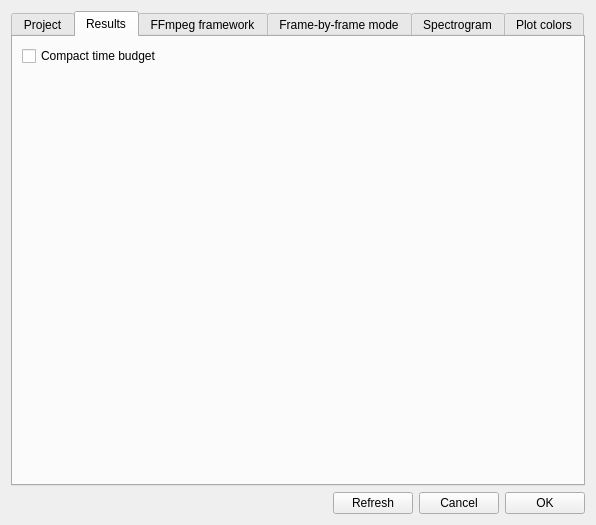
<?xml version="1.0" encoding="UTF-8"?>
<ui version="4.0">
 <class>prefDialog</class>
 <widget class="QDialog" name="prefDialog">
  <property name="windowModality">
   <enum>Qt::WindowModal</enum>
  </property>
  <property name="geometry">
   <rect>
    <x>0</x>
    <y>0</y>
    <width>596</width>
    <height>525</height>
   </rect>
  </property>
  <property name="windowTitle">
   <string>Preferences</string>
  </property>
  <layout class="QVBoxLayout" name="verticalLayout_5">
   <item>
    <layout class="QVBoxLayout" name="verticalLayout_2">
     <item>
      <widget class="QTabWidget" name="tabWidget">
       <property name="currentIndex">
        <number>1</number>
       </property>
       <widget class="QWidget" name="tab">
        <attribute name="title">
         <string>Project</string>
        </attribute>
        <layout class="QVBoxLayout" name="verticalLayout">
         <item>
          <layout class="QFormLayout" name="formLayout">
           <item row="0" column="0">
            <widget class="QLabel" name="label">
             <property name="text">
              <string>Default project time format</string>
             </property>
            </widget>
           </item>
           <item row="0" column="1">
            <widget class="QComboBox" name="cbTimeFormat">
             <item>
              <property name="text">
               <string>seconds</string>
              </property>
             </item>
             <item>
              <property name="text">
               <string>hh:mm:ss.mss</string>
              </property>
             </item>
            </widget>
           </item>
           <item row="1" column="0">
            <widget class="QLabel" name="label_4">
             <property name="text">
              <string>Fast forward/backward speed (seconds)</string>
             </property>
            </widget>
           </item>
           <item row="1" column="1">
            <widget class="QSpinBox" name="sbffSpeed">
             <property name="minimum">
              <number>0</number>
             </property>
             <property name="maximum">
              <number>10000</number>
             </property>
             <property name="value">
              <number>10</number>
             </property>
            </widget>
           </item>
           <item row="2" column="0">
            <widget class="QLabel" name="label_2">
             <property name="text">
              <string>Time offset for video/audio reposition (seconds)</string>
             </property>
            </widget>
           </item>
           <item row="2" column="1">
            <widget class="QSpinBox" name="sbRepositionTimeOffset">
             <property name="minimum">
              <number>-10000</number>
             </property>
             <property name="maximum">
              <number>10000</number>
             </property>
             <property name="value">
              <number>-3</number>
             </property>
            </widget>
           </item>
           <item row="3" column="0">
            <widget class="QLabel" name="label_5">
             <property name="text">
              <string>Playback speed step value</string>
             </property>
            </widget>
           </item>
           <item row="3" column="1">
            <widget class="QDoubleSpinBox" name="sbSpeedStep">
             <property name="decimals">
              <number>1</number>
             </property>
             <property name="minimum">
              <double>0.100000000000000</double>
             </property>
             <property name="maximum">
              <double>1.000000000000000</double>
             </property>
             <property name="singleStep">
              <double>0.100000000000000</double>
             </property>
             <property name="value">
              <double>0.100000000000000</double>
             </property>
            </widget>
           </item>
           <item row="4" column="0">
            <widget class="QLabel" name="label_6">
             <property name="text">
              <string>Auto-save project every (minutes)</string>
             </property>
            </widget>
           </item>
           <item row="4" column="1">
            <widget class="QSpinBox" name="sbAutomaticBackup">
             <property name="minimum">
              <number>-10000</number>
             </property>
             <property name="maximum">
              <number>10000</number>
             </property>
             <property name="value">
              <number>10</number>
             </property>
            </widget>
           </item>
           <item row="5" column="0">
            <widget class="QLabel" name="label_3">
             <property name="text">
              <string>Separator for behavioural strings (events export)</string>
             </property>
            </widget>
           </item>
           <item row="5" column="1">
            <widget class="QLineEdit" name="leSeparator">
             <property name="text">
              <string>|</string>
             </property>
            </widget>
           </item>
           <item row="6" column="0">
            <widget class="QCheckBox" name="cbCloseSameEvent">
             <property name="text">
              <string>Close the same current event independently of modifiers</string>
             </property>
            </widget>
           </item>
           <item row="7" column="0">
            <widget class="QCheckBox" name="cbConfirmSound">
             <property name="text">
              <string>Play sound when a key is pressed</string>
             </property>
            </widget>
           </item>
           <item row="8" column="0">
            <widget class="QLabel" name="label_8">
             <property name="text">
              <string>Beep every (seconds)</string>
             </property>
            </widget>
           </item>
           <item row="8" column="1">
            <widget class="QSpinBox" name="sbBeepEvery"/>
           </item>
           <item row="9" column="0">
            <widget class="QCheckBox" name="cbAlertNoFocalSubject">
             <property name="text">
              <string>Alert if focal subject is not set</string>
             </property>
            </widget>
           </item>
           <item row="10" column="0">
            <widget class="QCheckBox" name="cbTrackingCursorAboveEvent">
             <property name="text">
              <string>Tracking cursor above current event</string>
             </property>
            </widget>
           </item>
           <item row="11" column="0">
            <widget class="QCheckBox" name="cbCheckForNewVersion">
             <property name="text">
              <string>Check for new version and news</string>
             </property>
            </widget>
           </item>
           <item row="13" column="0">
            <widget class="QCheckBox" name="cb_pause_before_addevent">
             <property name="text">
              <string>Pause media before &quot;Add event&quot; command</string>
             </property>
            </widget>
           </item>
           <item row="12" column="0">
            <widget class="QCheckBox" name="cb_display_subtitles">
             <property name="text">
              <string>Display subtitles</string>
             </property>
            </widget>
           </item>
          </layout>
         </item>
        </layout>
       </widget>
       <widget class="QWidget" name="tab_results">
        <attribute name="title">
         <string>Results</string>
        </attribute>
        <layout class="QVBoxLayout" name="verticalLayout_7">
         <item>
          <widget class="QCheckBox" name="cb_compact_time_budget">
           <property name="text">
            <string>Compact time budget</string>
           </property>
          </widget>
         </item>
         <item>
          <spacer name="verticalSpacer_4">
           <property name="orientation">
            <enum>Qt::Vertical</enum>
           </property>
           <property name="sizeHint" stdset="0">
            <size>
             <width>20</width>
             <height>391</height>
            </size>
           </property>
          </spacer>
         </item>
        </layout>
       </widget>
       <widget class="QWidget" name="tab_2">
        <attribute name="title">
         <string>FFmpeg framework</string>
        </attribute>
        <layout class="QVBoxLayout" name="verticalLayout_4">
         <item>
          <layout class="QVBoxLayout" name="verticalLayout_3">
           <item>
            <widget class="QLabel" name="lbFFmpegPath">
             <property name="text">
              <string>FFmpeg path:</string>
             </property>
             <property name="scaledContents">
              <bool>false</bool>
             </property>
             <property name="wordWrap">
              <bool>true</bool>
             </property>
            </widget>
           </item>
           <item>
            <layout class="QHBoxLayout" name="horizontalLayout"/>
           </item>
           <item>
            <layout class="QHBoxLayout" name="horizontalLayout_3">
             <item>
              <widget class="QLabel" name="lbFFmpegCacheDir">
               <property name="text">
                <string>FFmpeg cache directory</string>
               </property>
              </widget>
             </item>
             <item>
              <widget class="QLineEdit" name="leFFmpegCacheDir"/>
             </item>
             <item>
              <widget class="QPushButton" name="pbBrowseFFmpegCacheDir">
               <property name="text">
                <string>...</string>
               </property>
              </widget>
             </item>
            </layout>
           </item>
           <item>
            <layout class="QHBoxLayout" name="horizontalLayout_4">
             <item>
              <widget class="QLabel" name="lbFFmpegCacheDirMaxSize">
               <property name="text">
                <string>FFmpeg cache directory max size (Mb)</string>
               </property>
              </widget>
             </item>
             <item>
              <widget class="QSpinBox" name="sbFFmpegCacheDirMaxSize">
               <property name="maximum">
                <number>10000</number>
               </property>
               <property name="singleStep">
                <number>10</number>
               </property>
              </widget>
             </item>
            </layout>
           </item>
           <item>
            <spacer name="verticalSpacer">
             <property name="orientation">
              <enum>Qt::Vertical</enum>
             </property>
             <property name="sizeHint" stdset="0">
              <size>
               <width>20</width>
               <height>40</height>
              </size>
             </property>
            </spacer>
           </item>
          </layout>
         </item>
        </layout>
       </widget>
       <widget class="QWidget" name="tab_3">
        <attribute name="title">
         <string>Frame-by-frame mode</string>
        </attribute>
        <layout class="QVBoxLayout" name="verticalLayout_6">
         <item>
          <layout class="QHBoxLayout" name="horizontalLayout_9">
           <item>
            <widget class="QLabel" name="lb_cache_size">
             <property name="enabled">
              <bool>true</bool>
             </property>
             <property name="text">
              <string>Cache size (in seconds)</string>
             </property>
            </widget>
           </item>
           <item>
            <widget class="QSpinBox" name="sb_fbf_cache_size">
             <property name="enabled">
              <bool>true</bool>
             </property>
             <property name="minimum">
              <number>1</number>
             </property>
             <property name="maximum">
              <number>3600</number>
             </property>
            </widget>
           </item>
          </layout>
         </item>
         <item>
          <layout class="QHBoxLayout" name="horizontalLayout_5">
           <item>
            <widget class="QLabel" name="lb_resize_frame">
             <property name="enabled">
              <bool>true</bool>
             </property>
             <property name="text">
              <string>Resize frame (horizontal number of pixels). 0 for no resizing</string>
             </property>
             <property name="wordWrap">
              <bool>true</bool>
             </property>
            </widget>
           </item>
           <item>
            <widget class="QSpinBox" name="sbFrameResize">
             <property name="enabled">
              <bool>true</bool>
             </property>
             <property name="maximum">
              <number>1920</number>
             </property>
             <property name="singleStep">
              <number>10</number>
             </property>
            </widget>
           </item>
          </layout>
         </item>
         <item>
          <widget class="QRadioButton" name="rb_save_frames_in_mem">
           <property name="enabled">
            <bool>false</bool>
           </property>
           <property name="text">
            <string>Save frames in memory</string>
           </property>
           <property name="checked">
            <bool>true</bool>
           </property>
          </widget>
         </item>
         <item>
          <layout class="QHBoxLayout" name="horizontalLayout_6">
           <item>
            <widget class="QLabel" name="lb_memory_frames">
             <property name="enabled">
              <bool>false</bool>
             </property>
             <property name="text">
              <string>Maximum amount of memory</string>
             </property>
            </widget>
           </item>
           <item>
            <widget class="QSpinBox" name="sb_frames_memory_size">
             <property name="enabled">
              <bool>false</bool>
             </property>
             <property name="minimum">
              <number>5</number>
             </property>
             <property name="maximum">
              <number>100</number>
             </property>
             <property name="singleStep">
              <number>5</number>
             </property>
             <property name="value">
              <number>80</number>
             </property>
            </widget>
           </item>
           <item>
            <widget class="QLabel" name="lb_percent_total_memory">
             <property name="enabled">
              <bool>false</bool>
             </property>
             <property name="text">
              <string>% of total memory</string>
             </property>
            </widget>
           </item>
          </layout>
         </item>
         <item>
          <widget class="QLabel" name="lb_memory_in_use">
           <property name="enabled">
            <bool>false</bool>
           </property>
           <property name="text">
            <string>Memory in use</string>
           </property>
          </widget>
         </item>
         <item>
          <widget class="QRadioButton" name="rb_save_frames_on_disk">
           <property name="text">
            <string>Save frames on disk</string>
           </property>
          </widget>
         </item>
         <item>
          <layout class="QHBoxLayout" name="horizontalLayout_8">
           <item>
            <widget class="QLabel" name="lb_bitmap_quality">
             <property name="enabled">
              <bool>false</bool>
             </property>
             <property name="text">
              <string>Frame bitmap format (JPG: Low quality  PNG: High quality)</string>
             </property>
            </widget>
           </item>
           <item>
            <widget class="QComboBox" name="cbFrameBitmapFormat">
             <property name="enabled">
              <bool>false</bool>
             </property>
             <item>
              <property name="text">
               <string>JPG</string>
              </property>
             </item>
             <item>
              <property name="text">
               <string>PNG</string>
              </property>
             </item>
            </widget>
           </item>
          </layout>
         </item>
         <item>
          <widget class="QLabel" name="lb_storage_dir">
           <property name="enabled">
            <bool>false</bool>
           </property>
           <property name="text">
            <string>The cache directory of FFmpeg framework will be used for the frames storage</string>
           </property>
          </widget>
         </item>
         <item>
          <spacer name="verticalSpacer_2">
           <property name="orientation">
            <enum>Qt::Vertical</enum>
           </property>
           <property name="sizeHint" stdset="0">
            <size>
             <width>20</width>
             <height>40</height>
            </size>
           </property>
          </spacer>
         </item>
        </layout>
       </widget>
       <widget class="QWidget" name="tab_4">
        <attribute name="title">
         <string>Spectrogram</string>
        </attribute>
        <layout class="QVBoxLayout" name="verticalLayout_8">
         <item>
          <layout class="QHBoxLayout" name="horizontalLayout_7">
           <item>
            <widget class="QLabel" name="label_7">
             <property name="text">
              <string>Color map</string>
             </property>
            </widget>
           </item>
           <item>
            <widget class="QComboBox" name="cbSpectrogramColorMap"/>
           </item>
          </layout>
         </item>
         <item>
          <layout class="QHBoxLayout" name="horizontalLayout_10">
           <item>
            <widget class="QLabel" name="label_12">
             <property name="text">
              <string>Default time interval (s)</string>
             </property>
            </widget>
           </item>
           <item>
            <widget class="QSpinBox" name="sb_time_interval">
             <property name="minimum">
              <number>2</number>
             </property>
             <property name="maximum">
              <number>360</number>
             </property>
             <property name="value">
              <number>10</number>
             </property>
            </widget>
           </item>
          </layout>
         </item>
         <item>
          <spacer name="verticalSpacer_3">
           <property name="orientation">
            <enum>Qt::Vertical</enum>
           </property>
           <property name="sizeHint" stdset="0">
            <size>
             <width>20</width>
             <height>319</height>
            </size>
           </property>
          </spacer>
         </item>
        </layout>
       </widget>
       <widget class="QWidget" name="tab_5">
        <attribute name="title">
         <string>Plot colors</string>
        </attribute>
        <layout class="QVBoxLayout" name="verticalLayout_11">
         <item>
          <layout class="QVBoxLayout" name="verticalLayout_10">
           <item>
            <widget class="QLabel" name="label_10">
             <property name="text">
              <string>List of colors to be used in plot. See &lt;a href=&quot;https://matplotlib.org/api/colors_api.html&quot;&gt;matplotlib colors&lt;/a&gt;</string>
             </property>
             <property name="openExternalLinks">
              <bool>true</bool>
             </property>
            </widget>
           </item>
           <item>
            <widget class="QPlainTextEdit" name="te_plot_colors"/>
           </item>
           <item>
            <widget class="QPushButton" name="pb_reset_colors">
             <property name="text">
              <string>Reset colors to default</string>
             </property>
            </widget>
           </item>
          </layout>
         </item>
        </layout>
       </widget>
      </widget>
     </item>
     <item>
      <layout class="QHBoxLayout" name="horizontalLayout_2">
       <item>
        <spacer name="horizontalSpacer">
         <property name="orientation">
          <enum>Qt::Horizontal</enum>
         </property>
         <property name="sizeHint" stdset="0">
          <size>
           <width>241</width>
           <height>20</height>
          </size>
         </property>
        </spacer>
       </item>
       <item>
        <widget class="QPushButton" name="pb_refresh">
         <property name="text">
          <string>Refresh</string>
         </property>
        </widget>
       </item>
       <item>
        <widget class="QPushButton" name="pbCancel">
         <property name="text">
          <string>Cancel</string>
         </property>
        </widget>
       </item>
       <item>
        <widget class="QPushButton" name="pbOK">
         <property name="text">
          <string>OK</string>
         </property>
        </widget>
       </item>
      </layout>
     </item>
    </layout>
   </item>
  </layout>
 </widget>
 <resources/>
 <connections/>
</ui>
